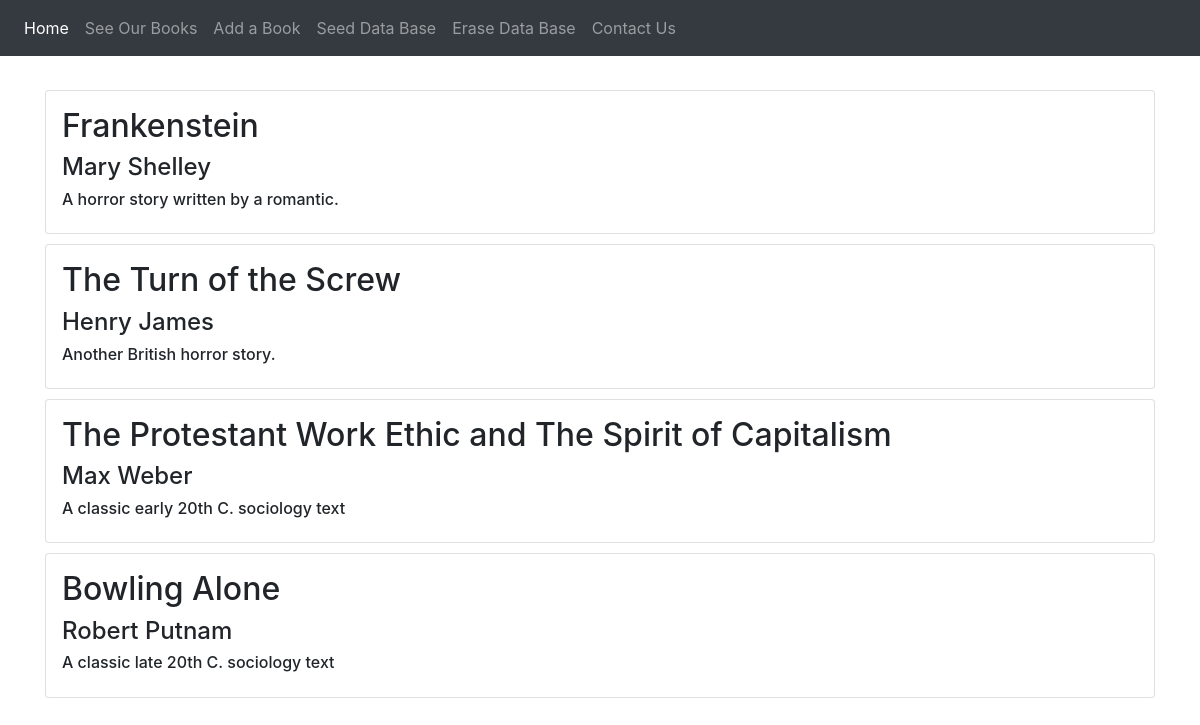
The app's page /all_books with its own data.
### tables this page shows
CREATE TABLE Book (author TEXT,title TEXT, description TEXT);

### app.py (the view)
@app.route('/all_books')
def all_books():
        books = execute_sql('SELECT * FROM Book')
        return render_template('all_books.html', books=books)

### app.py (called while the page is built)
def open_connection():
    connection = getattr(g, '_connection', None)
    if connection == None:
        connection = g._connection = sqlite3.connect(PATH)
    connection.row_factory = sqlite3.Row
    return connection

def execute_sql(sql, values=(), commit=False, single=False):
    connection = open_connection()
    cursor = connection.execute(sql, values)
    if commit == True:
        results = connection. commit()
    else:
        results = cursor.fetchone() if single else cursor.fetchall()
    cursor.close()
    return results

@app.teardown_appcontext
def close_connection(exception):
    connection = getattr(g, '_connection', None)
    if connection is not None:
        connection.close()

### templates/all_books.html
{% extends "layout.html" %}
{% block page_content %}
  <div class="row">
    <div class="col-md-12">
      {% for book in books %}
          <div class="card adjust-height p-3">
            <div class="card-content">
              <div class="content">
                <h2>{{ book['title']}}</h2>
                <h4>{{ book['author']}}</h4>
                <h6>{{ book['description']}}</h6>
              </div>
            </div>
          </div>
      {% endfor%}
    </div>
  </div>
{% endblock %}

### templates/layout.html (shortened to what this page needs)
<!doctype html>
<html>
<head>
  <link rel="stylesheet" href="https://maxcdn.bootstrapcdn.com/bootstrap/4.0.0/css/bootstrap.min.css">
</head>
<body>
  {% block navbar %}
  <nav class="navbar navbar-expand-md navbar-dark fixed-top bg-dark">
    <div class="collapse navbar-collapse" id="navbarsExampleDefault">
      <ul class="navbar-nav mr-auto">
         <li class="nav-item active">
           <a class="nav-link" href="{{url_for('home')}}">Home <span class="sr-only">(current)</span></a>
         </li>
         <li class="nav-item">
           <a class="nav-link" href="{{url_for('all_books')}}">See Our Books</a>
         </li>
         <li class="nav-item">
           <a class="nav-link" href="{{url_for('addbook')}}">Add a Book</a>
         </li>
         <li class="nav-item">
           <a class="nav-link " href="{{url_for('seedDB')}}">Seed Data Base</a>
         </li>
         <li class="nav-item">
           <a class="nav-link " href="{{url_for('eraseDB')}}">Erase Data Base</a>
         </li>
         <li class="nav-item">
           <a class="nav-link " href="{{url_for('contact')}}">Contact Us</a>
         </li>
       </ul>
    </div>
  </nav>
  {% endblock %}
  <div class="container">
    {% block page_content %}
    {% endblock %}
  </div>
</body>
</html>

### templates/layout.html (style rules this page uses)
.card { margin-top: 10px }
.container { margin-top: 10vh }

### records on screen
Book: title "Frankenstein", author "Mary Shelley", description "A horror story written by a romantic."
Book: title "The Turn of the Screw", author "Henry James", description "Another British horror story."
Book: title "The Protestant Work Ethic and The Spirit of Capitalism", author "Max Weber", description "A classic early 20th C. sociology text"
Book: title "Bowling Alone", author "Robert Putnam", description "A classic late 20th C. sociology text"
